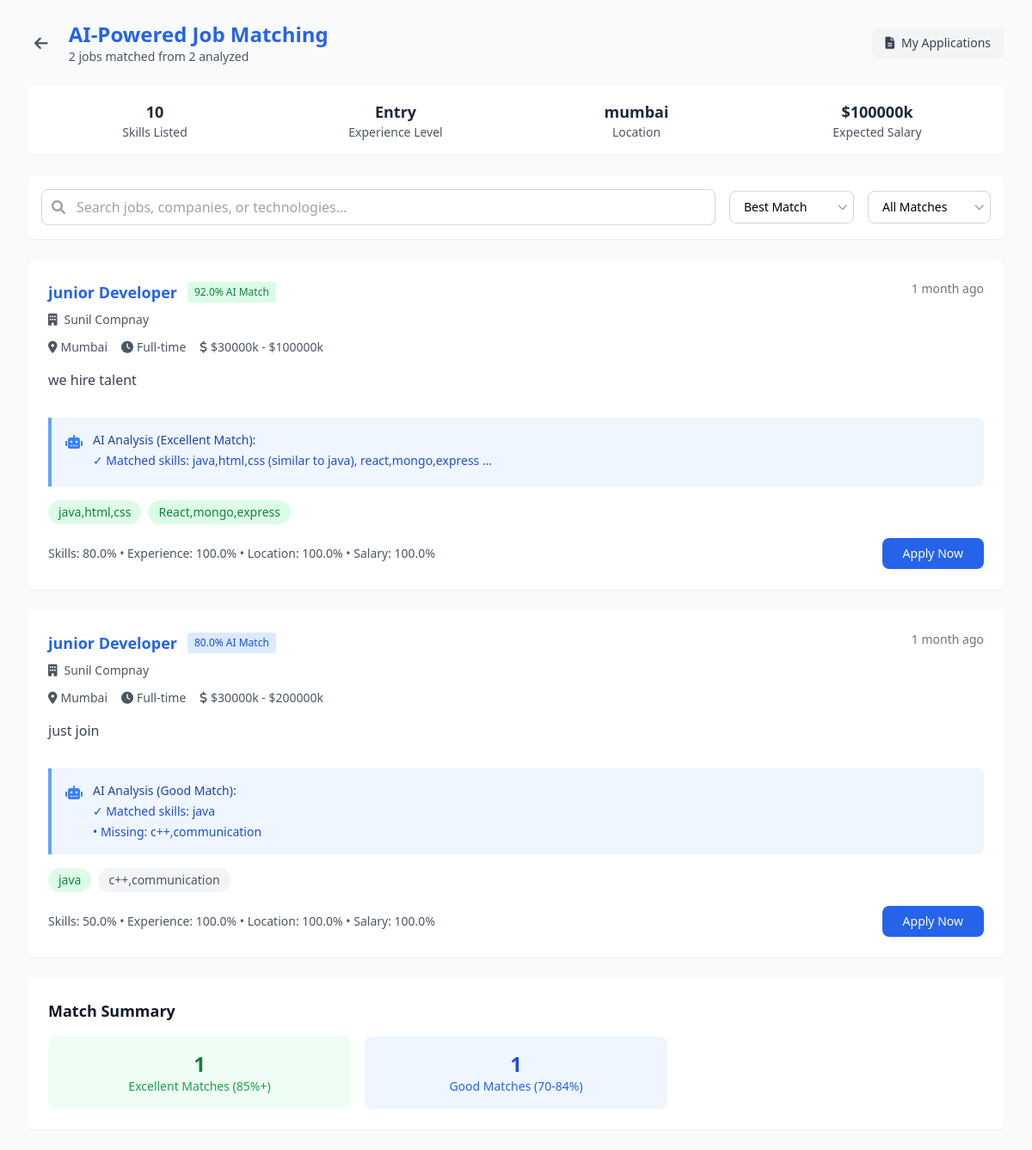
The page /jobs/find_jobs/ (signed in) on the database its author committed.
### accounts/models.py (models this page shows, shortened)
class DeveloperProfile(models.Model):
    user = models.OneToOneField(User, on_delete=models.CASCADE)
    username = models.CharField(max_length=100)
    phone = models.CharField(max_length=15)
    location = models.CharField(max_length=100)
    title = models.CharField(max_length=100)
    experience = models.CharField(max_length=50)
    salary = models.DecimalField(max_digits=10, decimal_places=2, null=True, blank=True)
    summary = models.TextField()
    github_url = models.URLField(blank=True, null=True)
    leetcode_url = models.URLField(blank=True, null=True)
    resume = models.FileField(upload_to="resumes/", null=True, blank=True)
    skills = models.JSONField(default=list, blank=True)  # ✅ store parsed keywords

class User(AbstractUser):
    USER_TYPE_CHOICES = (
        ('developer', 'Developer'),
        ('recruiter', 'Recruiter'),
    )
    username = None
    email = models.EmailField(_('email address'), unique=True)
    user_type = models.CharField(max_length=20, choices=USER_TYPE_CHOICES)
    USERNAME_FIELD = 'email'
    REQUIRED_FIELDS = []
    objects = CustomUserManager()

class RecruiterProfile(models.Model):
    user = models.OneToOneField(settings.AUTH_USER_MODEL, on_delete=models.CASCADE)
    username = models.CharField(max_length=50)
    phone = models.CharField(max_length=15)
    company = models.CharField(max_length=100)
    industry = models.CharField(max_length=100)

### jobs/models.py (models this page shows, shortened)
class Job(models.Model):
    recruiter = models.ForeignKey(settings.AUTH_USER_MODEL, on_delete=models.CASCADE, related_name='jobs')
    title = models.CharField(max_length=255)
    department = models.CharField(max_length=255, blank=True, null=True)
    job_type = models.CharField(max_length=20, choices=JOB_TYPE_CHOICES, default='full-time')
    location = models.CharField(max_length=255, blank=True, null=True)
    salary_min = models.PositiveIntegerField(blank=True, null=True)
    salary_max = models.PositiveIntegerField(blank=True, null=True)
    description = models.TextField(blank=True, null=True)
    requirements = models.JSONField(default=list, blank=True)
    benefits = models.JSONField(default=list, blank=True)
    status = models.CharField(max_length=20, choices=STATUS_CHOICES, default='draft')
    created_at = models.DateTimeField(auto_now_add=True)

### jobs/views.py (the view)
# urls.py: path('find_jobs/', views.find_jobs, name='find_jobs'),
@login_required
def find_jobs(request):
    try:
        profile = DeveloperProfile.objects.get(user=request.user)
    except DeveloperProfile.DoesNotExist:
        return render(request, "developer/find_jobs.html", {
            "error": "Please complete your profile first to get job recommendations."
        })
    jobs = Job.objects.filter(status='published').select_related('recruiter')
    ai_matcher = JobMatchingAI()
    job_matches = []
    for job in jobs:
        match_data = ai_matcher.calculate_comprehensive_match_score(profile, job)
        job_matches.append({
            'job': job,
            'match_data': match_data
        })
    job_matches.sort(key=lambda x: x['match_data']['overall_score'], reverse=True)
    excellent_matches = [jm for jm in job_matches if jm['match_data']['overall_score'] >= 85]
    good_matches = [jm for jm in job_matches if 70 <= jm['match_data']['overall_score'] < 85]
    fair_matches = [jm for jm in job_matches if 55 <= jm['match_data']['overall_score'] < 70]
    potential_matches = [jm for jm in job_matches if 40 <= jm['match_data']['overall_score'] < 55]
    top_recommendations = job_matches[:20]  # Top 20 matches
    user_stats = {
        'total_skills': len(profile.skills) if profile.skills else 0,
        'experience_level': ai_matcher.extract_experience_level(profile.experience or ""),
        'location': profile.location,
        'preferred_salary': profile.salary
    }
    context = {
        'top_recommendations': top_recommendations,
        'excellent_matches': excellent_matches[:10],  # Limit to 10 each
        'good_matches': good_matches[:10],
        'fair_matches': fair_matches[:10],
        'potential_matches': potential_matches[:5],
        'user_stats': user_stats,
        'total_jobs_analyzed': len(jobs),
        'profile': profile
    }
    return render(request, "developer/find_jobs.html", context)

### templates/developer/find_jobs.html (shortened to what this page needs)
<!DOCTYPE html>
<html lang="en">
  <head>
    <script src="https://cdn.tailwindcss.com"></script>
    <link
      href="https://cdnjs.cloudflare.com/ajax/libs/font-awesome/6.0.0/css/all.min.css"
      rel="stylesheet"
    />
  </head>
  <body class="bg-gray-50 min-h-screen">
    <div class="max-w-7xl mx-auto px-4 sm:px-6 lg:px-8 py-6">
      <div class="flex items-center justify-between mb-6">
        <div class="flex items-center">
          <button class="mr-4 p-2 text-gray-600 hover:text-gray-800">
            <a href="{% url 'developer:dashboard' %}"><i class="fas fa-arrow-left text-lg"></i></a>
          </button>
          <div>
            <h1 class="text-2xl font-bold text-blue-600">
              AI-Powered Job Matching
            </h1>
            <p class="text-sm text-gray-600">
              {% if total_jobs_analyzed %}
                {{ top_recommendations|length }} jobs matched from {{ total_jobs_analyzed }} analyzed
              {% else %}
                Finding the best matches for your profile
              {% endif %}
            </p>
          </div>
        </div>
        <button
          class="flex items-center px-4 py-2 bg-gray-100 text-gray-700 rounded-lg hover:bg-gray-200 transition-colors text-sm"
        >
          <a href="{% url 'developer:applications' %}"><i class="fas fa-file-alt mr-2"></i>My Applications</a>
        </button>
      </div>
      {% if not error %}
      <div class="bg-white rounded-lg shadow-sm p-4 mb-6">
        <div class="grid grid-cols-1 md:grid-cols-4 gap-4 text-center">
          <div>
            <h3 class="text-lg font-semibold text-gray-800">{{ user_stats.total_skills }}</h3>
            <p class="text-sm text-gray-600">Skills Listed</p>
          </div>
          <div>
            <h3 class="text-lg font-semibold text-gray-800">{{ user_stats.experience_level|title }}</h3>
            <p class="text-sm text-gray-600">Experience Level</p>
          </div>
          <div>
            <h3 class="text-lg font-semibold text-gray-800">{{ user_stats.location|default:"Not Specified" }}</h3>
            <p class="text-sm text-gray-600">Location</p>
          </div>
          <div>
            <h3 class="text-lg font-semibold text-gray-800">
              {% if user_stats.preferred_salary %}
                ${{ user_stats.preferred_salary|floatformat:0 }}k
              {% else %}
                Not Set
              {% endif %}
            </h3>
            <p class="text-sm text-gray-600">Expected Salary</p>
          </div>
        </div>
      </div>
      <div class="bg-white rounded-lg shadow-sm p-4 mb-6">
        <div
          class="flex flex-col lg:flex-row lg:items-center lg:justify-between gap-4"
        >
          <div class="flex-1 relative">
            <i
              class="fas fa-search absolute left-3 top-1/2 transform -translate-y-1/2 text-gray-400"
            ></i>
            <input
              type="text"
              placeholder="Search jobs, companies, or technologies..."
              class="w-full pl-10 pr-4 py-2 border border-gray-300 rounded-lg focus:ring-2 focus:ring-blue-500 focus:border-blue-500"
              id="job-search"
            />
          </div>
          <div class="flex items-center space-x-4">
            <div class="relative">
              <select
                class="appearance-none bg-white border border-gray-300 rounded-lg px-4 py-2 pr-8 text-sm focus:ring-2 focus:ring-blue-500 focus:border-blue-500"
                id="sort-select"
              >
                <option value="match">Best Match</option>
              </select>
              <i
                class="fas fa-chevron-down absolute right-2 top-1/2 transform -translate-y-1/2 text-gray-400 text-xs"
              ></i>
            </div>
            <div class="relative">
              <select
                class="appearance-none bg-white border border-gray-300 rounded-lg px-4 py-2 pr-8 text-sm focus:ring-2 focus:ring-blue-500 focus:border-blue-500"
                id="match-filter"
              >
                <option value="all">All Matches</option>
              </select>
              <i
                class="fas fa-chevron-down absolute right-2 top-1/2 transform -translate-y-1/2 text-gray-400 text-xs"
              ></i>
            </div>
          </div>
        </div>
      </div>
      <div class="space-y-6" id="job-container">
        {% for job_match in top_recommendations %}
        {% with job=job_match.job match_data=job_match.match_data %}
        <div class="bg-white rounded-lg shadow-sm p-6 job-card" data-match-score="{{ match_data.overall_score }}" data-salary="{{ job.salary_max|default:0 }}" data-created="{{ job.created_at|date:'Y-m-d' }}">
          <div class="flex items-start justify-between mb-4">
            <div class="flex-1">
              <div class="flex items-center mb-2">
                <h3
                  class="text-lg font-semibold text-blue-600 mr-3 hover:underline cursor-pointer job-title"
                  data-job-id="{{ job.id }}"
                >
                  {{ job.title }}
                </h3>
                <span class="px-2 py-1 rounded text-xs match-badge
                  {% if match_data.overall_score >= 85 %}
                    bg-green-100 text-green-700
                  {% elif match_data.overall_score >= 70 %}
                    bg-blue-100 text-blue-700
                  {% elif match_data.overall_score >= 55 %}
                    bg-yellow-100 text-yellow-700
                  {% else %}
                    bg-gray-100 text-gray-700
                  {% endif %}
                ">
                  {{ match_data.overall_score }}% AI Match
                </span>
              </div>
              <div class="flex items-center text-sm text-gray-600 mb-3">
                <i class="fas fa-building mr-2"></i>
                <span class="font-medium">{{ job.recruiter.recruiterprofile.company|default:"Company Name" }}</span>
              </div>
              <div
                class="flex flex-wrap items-center gap-4 text-sm text-gray-600 mb-4"
              >
                <div class="flex items-center">
                  <i class="fas fa-map-marker-alt mr-1"></i>
                  <span>{{ job.location|default:"Location not specified" }}</span>
                </div>
                <div class="flex items-center">
                  <i class="fas fa-clock mr-1"></i>
                  <span>{{ job.get_job_type_display }}</span>
                </div>
                {% if job.salary_min and job.salary_max %}
                <div class="flex items-center">
                  <i class="fas fa-dollar-sign mr-1"></i>
                  <span>${{ job.salary_min|floatformat:0 }}k - ${{ job.salary_max|floatformat:0 }}k</span>
                </div>
                {% elif job.salary_min %}
                <div class="flex items-center">
                  <i class="fas fa-dollar-sign mr-1"></i>
                  <span>${{ job.salary_min|floatformat:0 }}k+</span>
                </div>
                {% endif %}
              </div>
              <p class="text-gray-700 mb-4">
                {{ job.description|truncatewords:20|default:"Join our team and work on exciting projects with modern technologies." }}
              </p>
            </div>
            <div class="text-right text-sm text-gray-500 ml-4">
              {{ job.created_at|timesince }} ago
            </div>
          </div>
          <div class="bg-blue-50 border-l-4 border-blue-400 p-4 rounded-r-lg mb-4">
            <div class="flex items-start">
              <i class="fas fa-robot text-blue-500 mt-1 mr-3"></i>
              <div>
                <p class="text-sm font-medium text-blue-800 mb-1">
                  AI Analysis ({{ match_data.match_category }}):
                </p>
                <div class="text-sm text-blue-700">
                  {% if match_data.matched_skills %}
                    <p class="mb-1">✓ Matched skills: {{ match_data.matched_skills|join:", "|truncatewords:5 }}</p>
                  {% endif %}
                  {% if match_data.missing_skills %}
                    <p>• Missing: {{ match_data.missing_skills|join:", "|truncatewords:3 }}</p>
                  {% endif %}
                </div>
              </div>
            </div>
          </div>
          {% if job.requirements %}
          <div class="flex flex-wrap gap-2 mb-4">
            {% for skill in job.requirements|slice:":5" %}
            <span class="
              {% if skill.lower in match_data.matched_skills|join:','|lower %}
                bg-green-100 text-green-700
              {% else %}
                bg-gray-100 text-gray-600
              {% endif %}
              px-3 py-1 rounded-full text-sm
            ">
              {{ skill }}
            </span>
            {% endfor %}
          </div>
          {% endif %}
          <div class="flex justify-between items-center text-sm">
            <div class="text-gray-600">
              <span class="font-medium">Skills: {{ match_data.skill_score }}%</span> •
              <span class="font-medium">Experience: {{ match_data.experience_score }}%</span> •
              <span class="font-medium">Location: {{ match_data.location_score }}%</span>
              {% if match_data.salary_score %}
              • <span class="font-medium">Salary: {{ match_data.salary_score }}%</span>
              {% endif %}
            </div>
            <button
              class="bg-blue-600 text-white px-6 py-2 rounded-lg hover:bg-blue-700 transition-colors text-sm apply-btn relative"
              data-job-id="{{ job.id }}"
              data-job-title="{{ job.title }}"
              data-company="{{ job.recruiter.recruiterprofile.company|default:'Company' }}"
            >
              <span class="btn-text">Apply Now</span>
            </button>
          </div>
        </div>
        {% endwith %}
        {% endfor %}
      </div>
      {% if excellent_matches or good_matches or fair_matches %}
      <div class="bg-white rounded-lg shadow-sm p-6 mt-6">
        <h3 class="text-lg font-semibold text-gray-900 mb-4">Match Summary</h3>
        <div class="grid grid-cols-1 md:grid-cols-3 gap-4 text-center">
          {% if excellent_matches %}
          <div class="bg-green-50 rounded-lg p-4">
            <h4 class="text-2xl font-bold text-green-700">{{ excellent_matches|length }}</h4>
            <p class="text-sm text-green-600">Excellent Matches (85%+)</p>
          </div>
          {% endif %}
          {% if good_matches %}
          <div class="bg-blue-50 rounded-lg p-4">
            <h4 class="text-2xl font-bold text-blue-700">{{ good_matches|length }}</h4>
            <p class="text-sm text-blue-600">Good Matches (70-84%)</p>
          </div>
          {% endif %}
        </div>
      </div>
      {% endif %}
      {% endif %}
    </div>
  </body>
</html>

### rows shown on the page
DeveloperProfile: location "mumbai", preferred_salary "100000"
Job: job "junior Developer", match_data.overall_score "92.0", job.recruiter.recruiterprofile.company "Sunil Compnay", job.location "Mumbai", job.job_type "Full-time", job.salary_min "30000", job.salary_max "100000", job.description "we hire talent", job.created_at "1 month", match_data.match_category "Excellent Match", match_data.matched_skills "java,html,css (similar to java), react,mongo,express …", requirements "java,html,css" "React,mongo,express", match_data.skill_score "80.0", match_data.experience_score "100.0", match_data.location_score "100.0", match_data.salary_score "100.0"
Job: job "junior Developer", match_data.overall_score "80.0", job.recruiter.recruiterprofile.company "Sunil Compnay", job.location "Mumbai", job.job_type "Full-time", job.salary_min "30000", job.salary_max "200000", job.description "just join", job.created_at "1 month", match_data.match_category "Good Match", match_data.matched_skills "java", match_data.missing_skills "c++,communication", requirements "java" "c++,communication", match_data.skill_score "50.0", match_data.experience_score "100.0", match_data.location_score "100.0", match_data.salary_score "100.0"

### other values the page prints
{{ top_recommendations|length }} "2"
{{ total_jobs_analyzed }} "2"
{{ user_stats.total_skills }} "10"
{{ user_stats.experience_level|title }} "Entry"
{{ excellent_matches|length }} "1"
{{ good_matches|length }} "1"
